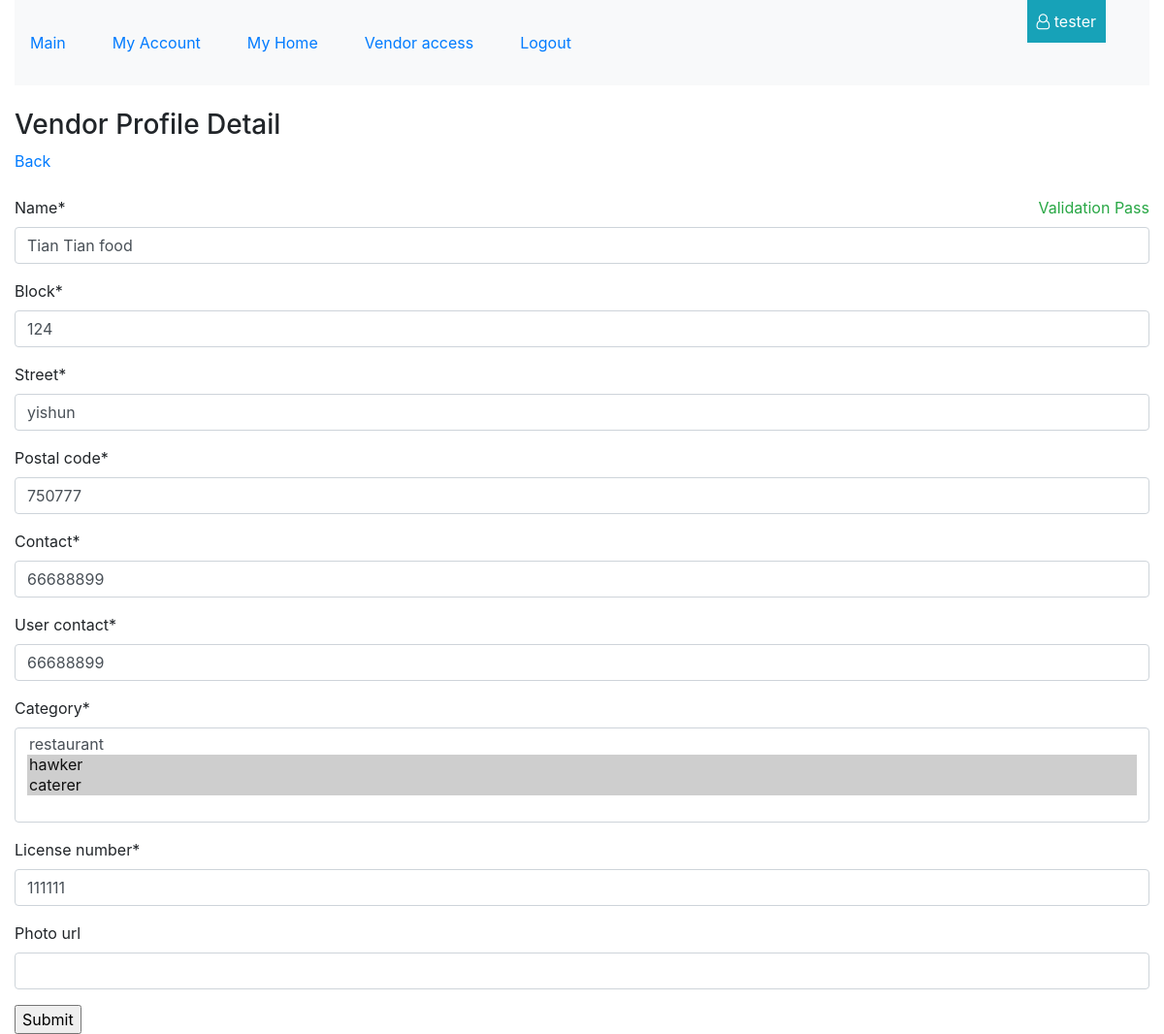
/vendor/profiles/2 (signed in), run on an earlier commit of the app's database.
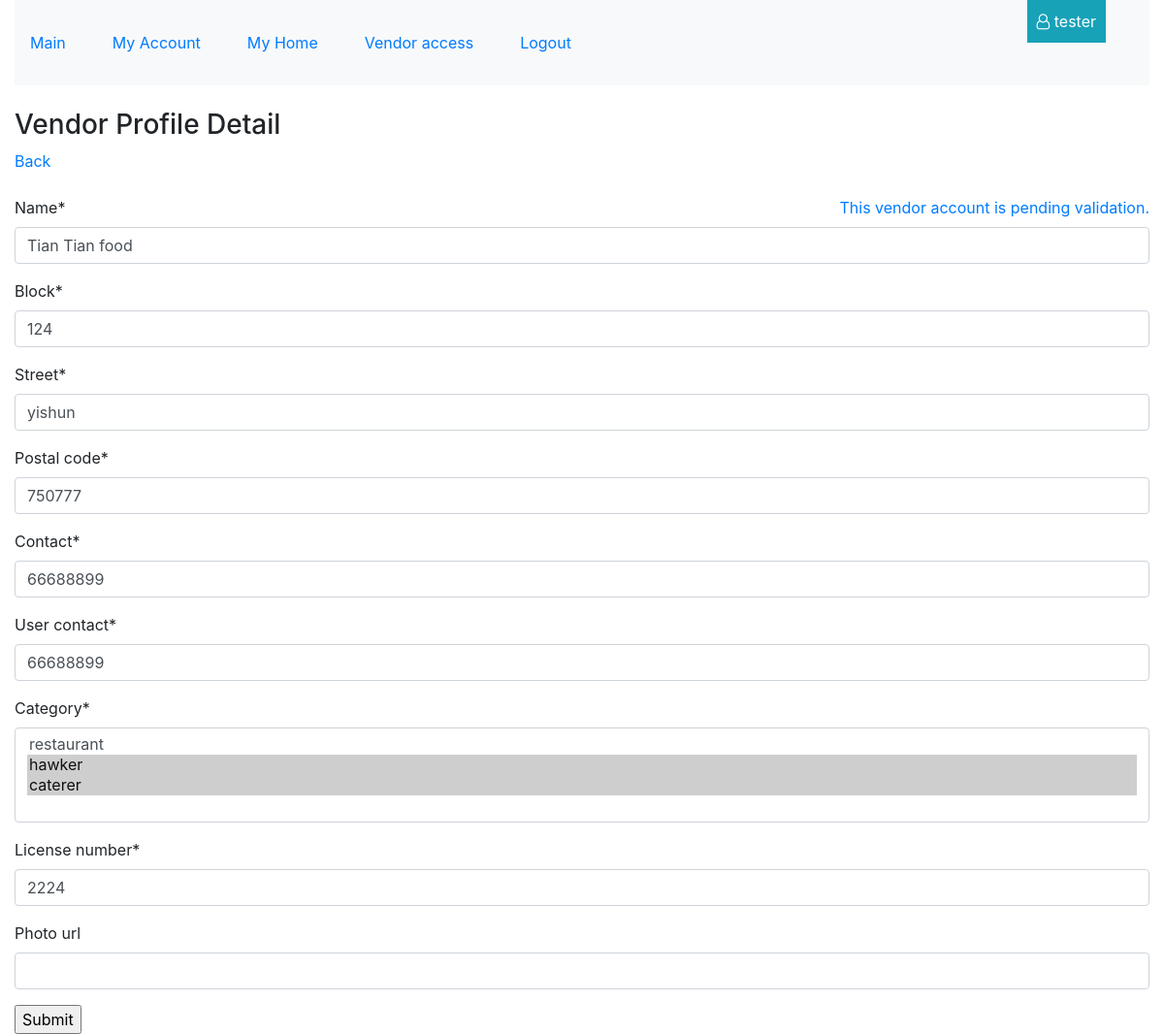
And on a later commit of the database.
### vendor/models.py (models this page shows, shortened)
class Vendor(models.Model):
    category = models.ManyToManyField(Category)
    postal_code = models.PositiveIntegerField( null=False, blank=False)
    name = models.CharField( max_length=100, null=False, blank=False)
    block = models.PositiveSmallIntegerField( null=False, blank=False)
    street = models.CharField(max_length=254, null=False, blank=False)
    contact = models.PositiveIntegerField(validators=[MinValueValidator(10000000), MaxValueValidator(99999999)], null=False, blank=False)
    date_joined = models.DateTimeField(auto_now_add=True)
    user = models.ForeignKey(User, null=True, on_delete=models.SET_NULL)
    user_contact = models.PositiveIntegerField(validators=[MinValueValidator(10000000), MaxValueValidator(99999999)], null=False, blank=False)
    license_number = models.CharField(max_length=10, null=False, blank=False)
    license_check = models.BooleanField(default=False)
    photo_url=models.URLField(max_length=1024, null=True, blank=True)
    vendordeliverytown = models.ManyToManyField(VendorDeliveryTown)
    vendordeliverypostal = models.ManyToManyField(VendorDeliveryPostal)

### vendor/views.py (the view)
# urls.py: path('profiles/<vendor_profile_id>', vendor.views.edit_vendor_profile, name='edit_vendor_profile_route'),
@login_required
def edit_vendor_profile(request, vendor_profile_id):
    profile = get_object_or_404(Vendor, pk=vendor_profile_id)
    validation_status = profile.license_check
    print(validation_status)
    print("xxxxxxxxxxxxxxxxxxxxxxxxxx")
    profile_form = VendorForm(instance=profile)
    if request.method == "POST":
        create_form = VendorForm(request.POST, instance=profile)
        if create_form.is_valid():
            create_form.save()
            Vendor.objects.filter(id=vendor_profile_id).update(license_check=False)
            messages.success(request, f" '{profile}'' successfully updated. Vendor Profile is pending validation.")
            return redirect(reverse(view_vendor_profiles))
        else:
            messages.warning(request, "Contact number must be 8 digits numbers.")
            return redirect(reverse(edit_vendor_profile, kwargs={'vendor_profile_id': vendor_profile_id}))
    else:
        return render(request, "vendor/vendor_profile_detail.html", {
            "form": profile_form,
            "vendor_profile_id": vendor_profile_id,
            "validation_status": validation_status
        })

### vendor/forms.py
class VendorForm(forms.ModelForm):
    class Meta:
        model = Vendor
        fields = ('name', 'block', 'street', 'postal_code', 'contact', 'user_contact', 'category', 'license_number', 'photo_url')

### vendor/models.py (called while the page is built)
    def __str__(self):
        return self.title

### vendor/templates/vendor/vendor_profile_detail.html (shortened to what this page needs)
{% extends 'base_template.html' %}
{%load crispy_forms_tags %}
{%block content%}
<br>
<h3> Vendor Profile Detail </h3>
<a href="{% url 'view_vendor_profiles_route' %}"> Back </a>
<br><br>
{% if validation_status %}
    <div style="float:right" class="text-success">Validation Pass</div>
{%else%}
    <div style="float:right" class="text-primary">This vendor account is pending validation.</div>
{%endif%}
<form method="POST">
    {{ form|crispy}}
    <input type="submit">
</form>
{%endblock%}

What changed in the data, as far as the page shows it:
changed Vendor "Tian Tian food": license_number "111111" → "2224"
Also different on the page:
text no longer shown: "Validation Pass"
text now shown: "This vendor account is pending validation."
